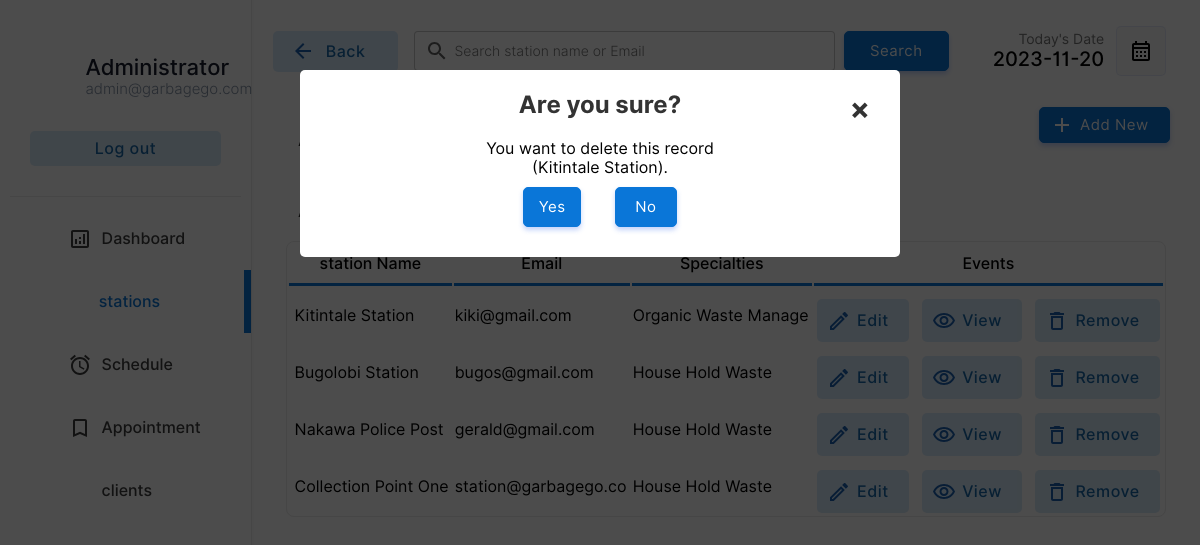
The page /station/stations.php?action=drop&id=5&name=Kitintale Station (signed in) on the database its author committed.
### tables this page shows
CREATE TABLE `station` (
  `docid` int(11) NOT NULL,
  `docemail` varchar(255) DEFAULT NULL,
  `docname` varchar(255) DEFAULT NULL,
  `docpassword` varchar(255) DEFAULT NULL,
  `docnic` varchar(15) DEFAULT NULL,
  `doctel` varchar(15) DEFAULT NULL,
  `specialties` int(2) DEFAULT NULL
);

CREATE TABLE `specialties` (
  `id` int(2) NOT NULL,
  `sname` varchar(50) DEFAULT NULL
);

### station/stations.php (the view, shortened to what the rows shown need)
<!DOCTYPE html>
<html lang="en">
<head>
    <link rel="stylesheet" href="../css/animations.css">
    <link rel="stylesheet" href="../css/main.css">
    <link rel="stylesheet" href="../css/admin.css">
</head>
<body>
    <?php
    include("../connection.php");
    ?>
        <div class="dash-body">
            <table border="0" width="100%" style=" border-spacing: 0;margin:0;padding:0;margin-top:25px; ">
                <?php
                    if($_POST){
                        $keyword=$_POST["search"];
                        $sqlmain= "select * from station where docemail='$keyword' or docname='$keyword' or docname like '$keyword%' or docname like '%$keyword' or docname like '%$keyword%'";
                    }else{
                        $sqlmain= "select * from station order by docid desc";
                    }
                ?>
                <tr>
                   <td colspan="4">
                       <center>
                        <div class="abc scroll">
                        <table width="93%" class="sub-table scrolldown" border="0">
                        <thead>
                        <tr>
                                <th class="table-headin">
                                station Name
                                </th>
                                <th class="table-headin">
                                    Email
                                </th>
                                <th class="table-headin">
                                    Specialties
                                </th>
                                <th class="table-headin">
                                    Events
                                </tr>
                        </thead>
                        <tbody>
                            <?php
                                $result= $database->query($sqlmain);
                                if($result->num_rows==0){
                                    echo '<tr>
                                    <td colspan="4">
                                    <br><br><br><br>
                                    <center>
                                    <img src="../img/notfound.svg" width="25%">
                                    <br>
                                    <p class="heading-main12" style="margin-left: 45px;font-size:20px;color:rgb(49, 49, 49)">We  couldnt find anything related to your keywords !</p>
                                    <a class="non-style-link" href="stations.php"><button  class="login-btn btn-primary-soft btn"  style="display: flex;justify-content: center;align-items: center;margin-left:20px;">&nbsp; Show all stations &nbsp;</font></button>
                                    </a>
                                    </center>
                                    <br><br><br><br>
                                    </td>
                                    </tr>';
                                }
                                else{
                                for ( $x=0; $x<$result->num_rows;$x++){
                                    $row=$result->fetch_assoc();
                                    $docid=$row["docid"];
                                    $name=$row["docname"];
                                    $email=$row["docemail"];
                                    $spe=$row["specialties"];
                                    $spcil_res= $database->query("select sname from specialties where id='$spe'");
                                    $spcil_array= $spcil_res->fetch_assoc();
                                    $spcil_name=$spcil_array["sname"];
                                    echo '<tr>
                                        <td> &nbsp;'.
                                        substr($name,0,30)
                                        .'</td>
                                        <td>
                                        '.substr($email,0,20).'
                                        </td>
                                        <td>
                                            '.substr($spcil_name,0,20).'
                                        </td>
                                        <td>
                                        <div style="display:flex;justify-content: center;">
                                        <a href="?action=edit&id='.$docid.'&error=0" class="non-style-link"><button  class="btn-primary-soft btn button-icon btn-edit"  style="padding-left: 40px;padding-top: 12px;padding-bottom: 12px;margin-top: 10px;"><font class="tn-in-text">Edit</font></button></a>
                                        &nbsp;&nbsp;&nbsp;
                                        <a href="?action=view&id='.$docid.'" class="non-style-link"><button  class="btn-primary-soft btn button-icon btn-view"  style="padding-left: 40px;padding-top: 12px;padding-bottom: 12px;margin-top: 10px;"><font class="tn-in-text">View</font></button></a>
                                       &nbsp;&nbsp;&nbsp;
                                       <a href="?action=drop&id='.$docid.'&name='.$name.'" class="non-style-link"><button  class="btn-primary-soft btn button-icon btn-delete"  style="padding-left: 40px;padding-top: 12px;padding-bottom: 12px;margin-top: 10px;"><font class="tn-in-text">Remove</font></button></a>
                                        </div>
                                        </td>
                                    </tr>';
                                }
                            }
                            ?>
                            </tbody>
                        </table>
                        </div>
                        </center>
                   </td>
                </tr>
            </table>
        </div>
    <?php
    if($_GET){
        $id=$_GET["id"];
        $action=$_GET["action"];
        if($action=='drop'){
            $nameget=$_GET["name"];
            echo '
            <div id="popup1" class="overlay">
                    <div class="popup">
                    <center>
                        <h2>Are you sure?</h2>
                        <a class="close" href="stations.php">&times;</a>
                        <div class="content">
                            You want to delete this record<br>('.substr($nameget,0,40).').
                        </div>
                        <div style="display: flex;justify-content: center;">
                        <a href="delete-station.php?id='.$id.'" class="non-style-link"><button  class="btn-primary btn"  style="display: flex;justify-content: center;align-items: center;margin:10px;padding:10px;"<font class="tn-in-text">&nbsp;Yes&nbsp;</font></button></a>&nbsp;&nbsp;&nbsp;
                        <a href="stations.php" class="non-style-link"><button  class="btn-primary btn"  style="display: flex;justify-content: center;align-items: center;margin:10px;padding:10px;"><font class="tn-in-text">&nbsp;&nbsp;No&nbsp;&nbsp;</font></button></a>
                        </div>
                    </center>
            </div>
            </div>
            ';
        }elseif($action=='edit'){
            $sqlmain= "select * from station where docid='$id'";
            $result= $database->query($sqlmain);
            $row=$result->fetch_assoc();
            $name=$row["docname"];
            $email=$row["docemail"];
            $spe=$row["specialties"];
            $spcil_res= $database->query("select sname from specialties where id='$spe'");
            $spcil_array= $spcil_res->fetch_assoc();
            $spcil_name=$spcil_array["sname"];
            $nic=$row['docnic'];
            $tele=$row['doctel'];
            $error_1=$_GET["error"];
                $errorlist= array(
                    '1'=>'<label for="promter" class="form-label" style="color:rgb(255, 62, 62);text-align:center;">Already have an account for this Email address.</label>',
                    '2'=>'<label for="promter" class="form-label" style="color:rgb(255, 62, 62);text-align:center;">Password Conformation Error! Reconform Password</label>',
                    '3'=>'<label for="promter" class="form-label" style="color:rgb(255, 62, 62);text-align:center;"></label>',
                    '4'=>"",
                    '0'=>'',
                );
            if($error_1!='4'){
                    echo '
                    <div id="popup1" class="overlay">
                            <div class="popup">
                            <center>
                                <a class="close" href="stations.php">&times;</a>
                                <div style="display: flex;justify-content: center;">
                                <div class="abc">
                                <table width="80%" class="sub-table scrolldown add-doc-form-container" border="0">
                                <tr>
                                        <td class="label-td" colspan="2">'.
                                            $errorlist[$error_1]
                                        .'</td>
                                    </tr>
                                    <tr>
                                        <td>
                                            <p style="padding: 0;margin: 0;text-align: left;font-size: 25px;font-weight: 500;">Edit station Details.</p>
                                        station ID : '.$id.' (Auto Generated)<br><br>
                                        </td>
                                    </tr>
                                    <tr>
                                        <td class="label-td" colspan="2">
                                            <form action="edit-doc.php" method="POST" class="add-new-form">
                                            <label for="Email" class="form-label">Email: </label>
                                            <input type="hidden" value="'.$id.'" name="id00">
                                        </td>
                                    </tr>
                                    <tr>
                                        <td class="label-td" colspan="2">
                                        <input type="email" name="email" class="input-text" placeholder="Email Address" value="'.$email.'" required><br>
                                        </td>
                                    </tr>
                                    <tr>
                                        <td class="label-td" colspan="2">
                                            <label for="name" class="form-label">Name: </label>
                                        </td>
                                    </tr>
                                    <tr>
                                        <td class="label-td" colspan="2">
                                            <input type="text" name="name" class="input-text" placeholder="station Name" value="'.$name.'" required><br>
                                        </td>
                                    </tr>
                                    <tr>
                                        <td class="label-td" colspan="2">
                                            <label for="nic" class="form-label">NIC: </label>
                                        </td>
                                    </tr>
                                    <tr>
                                        <td class="label-td" colspan="2">
                                            <input type="text" name="nic" class="input-text" placeholder="NIC Number" value="'.$nic.'" required><br>
                                        </td>
                                    </tr>
                                    <tr>
                                        <td class="label-td" colspan="2">
                                            <label for="Tele" class="form-label">Telephone: </label>
                                        </td>
                                    </tr>
                                    <tr>
                                        <td class="label-td" colspan="2">
                                            <input type="tel" name="Tele" class="input-text" placeholder="Telephone Number" value="'.$tele.'" required><br>
                                        </td>
                                    </tr>
                                    <tr>
                                        <td class="label-td" colspan="2">
                                            <label for="spec" class="form-label">Choose specialties: (Current'.$spcil_name.')</label>
                                        </td>
                                    </tr>
                                    <tr>
                                        <td class="label-td" colspan="2">
                                            <select name="spec" id="" class="box">';
                                                $list11 = $database->query("select  * from  specialties;");
                                                for ($y=0;$y<$list11->num_rows;$y++){
                                                    $row00=$list11->fetch_assoc();
                                                    $sn=$row00["sname"];
                                                    $id00=$row00["id"];
                                                    echo "<option value=".$id00.">$sn</option><br/>";
                                                };
                                echo     '       </select><br><br>
                                        </td>
                                    </tr>
                                    <tr>
                                        <td class="label-td" colspan="2">
                                            <label for="password" class="form-label">Password: </label>
                                        </td>
                                    </tr>
                                    <tr>
                                        <td class="label-td" colspan="2">
                                            <input type="password" name="password" class="input-text" placeholder="Defind a Password" required><br>
                                        </td>
                                    </tr><tr>
                                        <td class="label-td" colspan="2">
                                            <label for="cpassword" class="form-label">Conform Password: </label>
                                        </td>
                                    </tr>
                                    <tr>
                                        <td class="label-td" colspan="2">
                                            <input type="password" name="cpassword" class="input-text" placeholder="Conform Password" required><br>
                                        </td>
                                    </tr>
                                    <tr>
                                        <td colspan="2">
                                            <input type="reset" value="Reset" class="login-btn btn-primary-soft btn" >&nbsp;&nbsp;&nbsp;&nbsp;&nbsp;
                                            <input type="submit" value="Save" class="login-btn btn-primary btn">
                                        </td>
                                    </tr>
                                    </form>
                                    </tr>
                                </table>
                                </div>
                                </div>
                            </center>
                            <br><br>
                    </div>
                    </div>
                    ';
        }; };
    };
?>
</body>
</html>

### rows shown on the page
station: docname "Kitintale Station", docemail "kiki@gmail.com", specialties.sname "Organic Waste Manage"
station: docname "Bugolobi Station", docemail "bugos@gmail.com", specialties.sname "House Hold Waste"
station: docname "Nakawa Police Post", docemail "gerald@gmail.com", specialties.sname "House Hold Waste"
station: docname "Collection Point One", docemail "station@garbagego.co", specialties.sname "House Hold Waste"

### other values the page prints
substr($nameget,0,40) "Kitintale Station"
